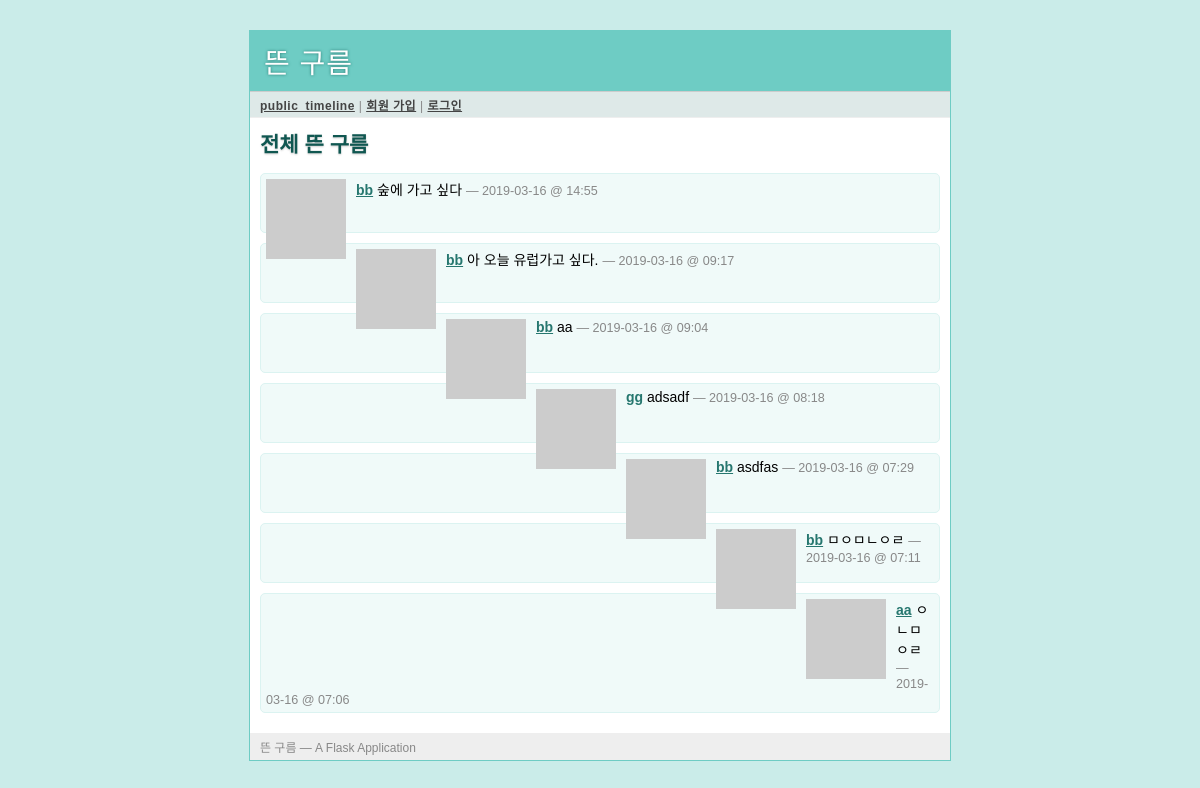
The page /public on the database as committed earlier.
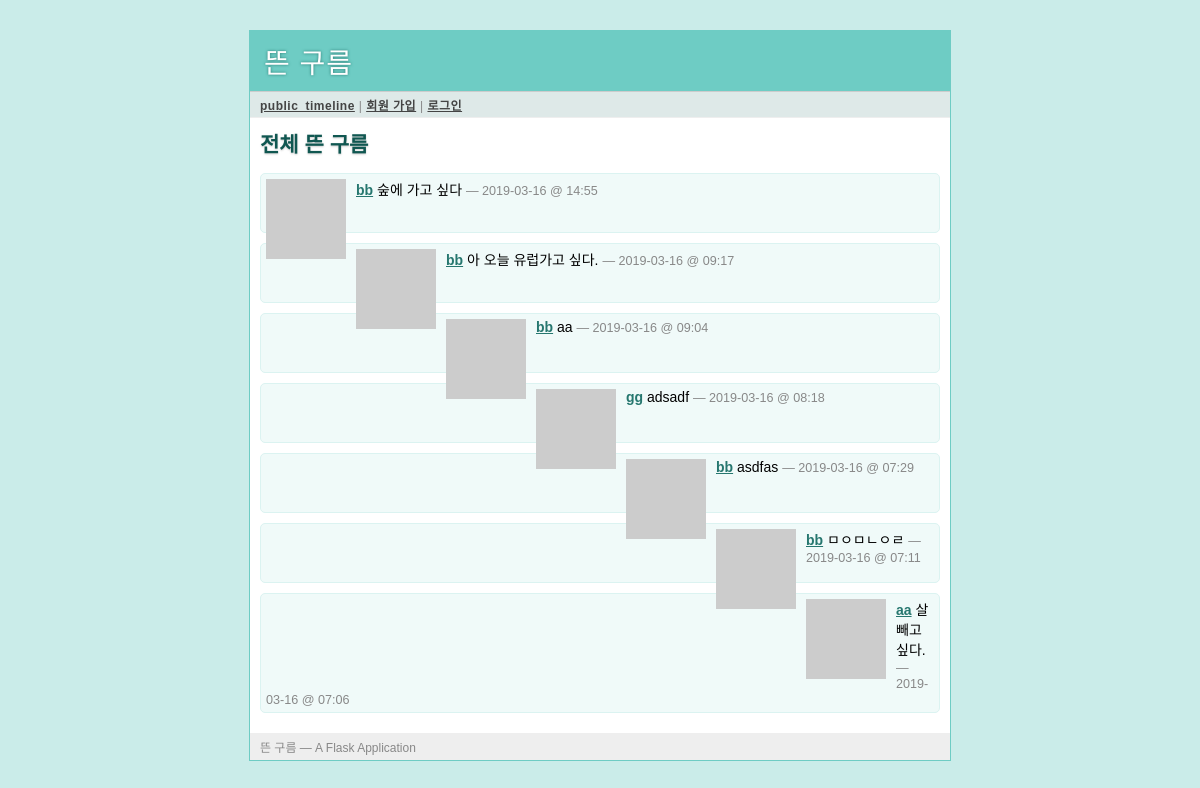
The same page on the database as committed later.
### tables this page shows
CREATE TABLE message (
    message_id integer primary key autoincrement,
    author_id integer not null,
    text string not null,
    pub_date integer
);

CREATE TABLE user (
    user_id integer primary key autoincrement,
    username string not null,
    email string not null,
    pw_hash string not null
);

### minitwit.py (the view)
@app.route('/public')
def public_timeline():
    return render_template('timeline.html', messages=query_db('''
        select message.*, user.*
          from message, user
         where message.author_id = user.user_id
         order by message.pub_date desc limit ?''', [PER_PAGE]))

### minitwit.py (called while the page is built)
def connect_db():
    return sqlite3.connect(app.config['DATABASE'])

def query_db(query, args=(), one=False):
    cur = g.db.execute(query, args)
    rv = [dict((cur.description[idx][0], value)
                for idx, value in enumerate(row)) for row in cur.fetchall()]
    return (rv[0] if rv else None) if one else rv

def format_datetime(timestamp):
    return datetime.utcfromtimestamp(timestamp).strftime('%Y-%m-%d @ %H:%M')

def gravatar_url(email, size=80):
    return 'http://www.gravatar.com/avatar/%s?d=identicon&s=%d' % \
        (md5(email.strip().lower().encode('utf-8')).hexdigest(), size)

@app.before_request
def before_request():
    g.db = connect_db() # DB 연결.
    g.user = None
    if 'user_id' in session:
        g.user = query_db('select * from user where user_id = ?',
                            [session['user_id']], one=True)

@app.teardown_request
def teardown_request(exception):
    if hasattr(g, 'db'):
        g.db.close()

### templates/timeline.html (shortened to what this page needs)
{%extends "layout.html" %}
{% block title %}
{% if request.endpoint == 'public_timeline' %}
    전체 뜬 구름
{% elif request.endpoint == 'user_timeline' %}
    {{ profile_user.username }}님의 뜬 구름
{% else %}
    My Timeline
{% endif %}
{% endblock %}
{% block body %}
<h2>{{ self.title() }}</h2>
    <ul class=messages>
        {% for message in messages %}
        <li>
            <img src="{{ message.email|gravatar(size=48)}}">
            <p>
                <strong><a href="{{ url_for('user_timeline', username=message.username) }}">
                            {{ message.username }}</a></strong>
                {{ message.text }}
                <small>&mdash; {{ message.pub_date|datetimeformat }}</small>
                {% else %}
            </p>
        </li>
        <li>
            <em>당신의 뜬 구름이 없습니다.</em>
        {% endfor %}
        </li>
    </ul>
{% endblock %}

Rows that differ between the two databases and show on the page:
changed message (number 7 of 7 on the later page): text "ㅇㄴㅁㅇㄹ" → "살 빼고 싶다."
